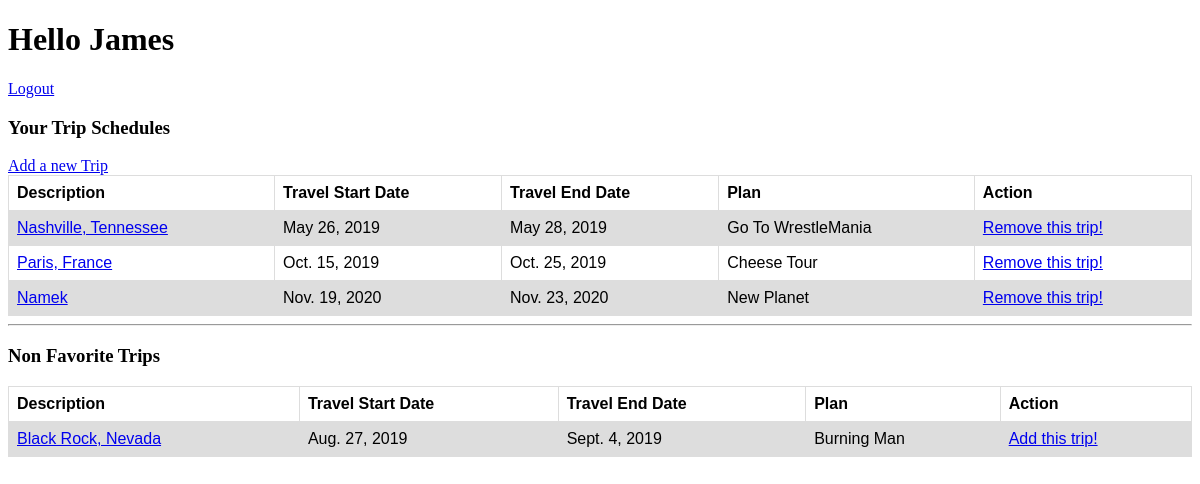
Page /success (signed in) on the committed database.
### djangobeltApp/models.py (models this page shows)
class User(models.Model):
    first_name = models.CharField(max_length = 255)
    last_name = models.CharField(max_length = 255)
    email = models.CharField(max_length = 255)
    password = models.CharField(max_length = 255)
    created_at = models.DateTimeField(auto_now_add=True)
    updated_at = models.DateTimeField(auto_now=True)
    objects = UserManager()

class Travel(models.Model):
    description = models.CharField(max_length = 255)
    plan = models.CharField(max_length = 255)
    creator = models.ForeignKey(User, related_name = 'trips_created', on_delete = models.CASCADE)
    favoritors = models.ManyToManyField(User, related_name = 'trips_favorited')
    start_date = models.DateField()
    end_date = models.DateField()
    created_at = models.DateTimeField(auto_now_add=True)
    updated_at = models.DateTimeField(auto_now=True)
    objects = TripManager()

### djangobeltApp/views.py (the view)
# urls.py: path('success', views.success),
def success(request):
    if 'loggedInId' not in request.session:
        messages.error(request, "You must be logged in first!")
        return redirect("/")
    context = {
        'loggedInUser': User.objects.get(id=request.session['loggedInId']),
        'allTrips': Travel.objects.all(),
        'favTrips': Travel.objects.filter(favoritors= User.objects.get(id=request.session['loggedInId'])),
        'nonFavTrips': Travel.objects.exclude(favoritors= User.objects.get(id=request.session['loggedInId']))
    }
    return render(request, 'success.html', context)

### djangobeltApp/templates/success.html (shortened to what this page needs)
<!DOCTYPE html>
<html lang="en">
<head>
</head>
<body>
    <h1>Hello {{loggedInUser.first_name}}</h1>
    <a href="/logout">Logout</a>
    <h3>Your Trip Schedules</h3>
    <a href="/trips/create">Add a new Trip</a>
    <table>
        <tr>
            <th>Description</th>
            <th>Travel Start Date</th>
            <th>Travel End Date</th>
            <th>Plan</th>
            <th>Action</th>
        </tr>
        {% for trip in favTrips %}
        <tr>
            <td><a href="/trips/{{trip.id}}">{{trip.description}}</a></td>
            <td>{{trip.start_date}}</td>
            <td>{{trip.end_date}}</td>
            <td>{{trip.plan}}</td>
            <td><a href="/removeFav/{{trip.id}}">Remove this trip!</a></td>
        </tr>
        {% endfor %}
    </table>
    <hr>
    <h3>Non Favorite Trips</h3>
    <table>
        <tr>
            <th>Description</th>
            <th>Travel Start Date</th>
            <th>Travel End Date</th>
            <th>Plan</th>
            <th>Action</th>
        </tr>
        {% for trip in nonFavTrips %}
        <tr>
            <td><a href="/trips/{{trip.id}}">{{trip.description}}</a></td>
            <td>{{trip.start_date}}</td>
            <td>{{trip.end_date}}</td>
            <td>{{trip.plan}}</td>
            <td><a href="/addFav/{{trip.id}}">Add this trip!</a></td>
        </tr>
        {% endfor %}
    </table>
</body>
</html>

### djangobeltApp/templates/success.html (style rules this page uses)
table { font-family: arial, sans-serif; border-collapse: collapse; width: 100%; }
td, th { border: 1px solid #dddddd; text-align: left; padding: 8px; }
tr:nth-child(even) { background-color: #dddddd; }

### rows in the picture
User: first_name "James"
Travel: description "Nashville, Tennessee", start_date "May 26, 2019", end_date "May 28, 2019", plan "Go To WrestleMania"
Travel: description "Paris, France", start_date "Oct. 15, 2019", end_date "Oct. 25, 2019", plan "Cheese Tour"
Travel: description "Namek", start_date "Nov. 19, 2020", end_date "Nov. 23, 2020", plan "New Planet"
Travel: description "Black Rock, Nevada", start_date "Aug. 27, 2019", end_date "Sept. 4, 2019", plan "Burning Man"
